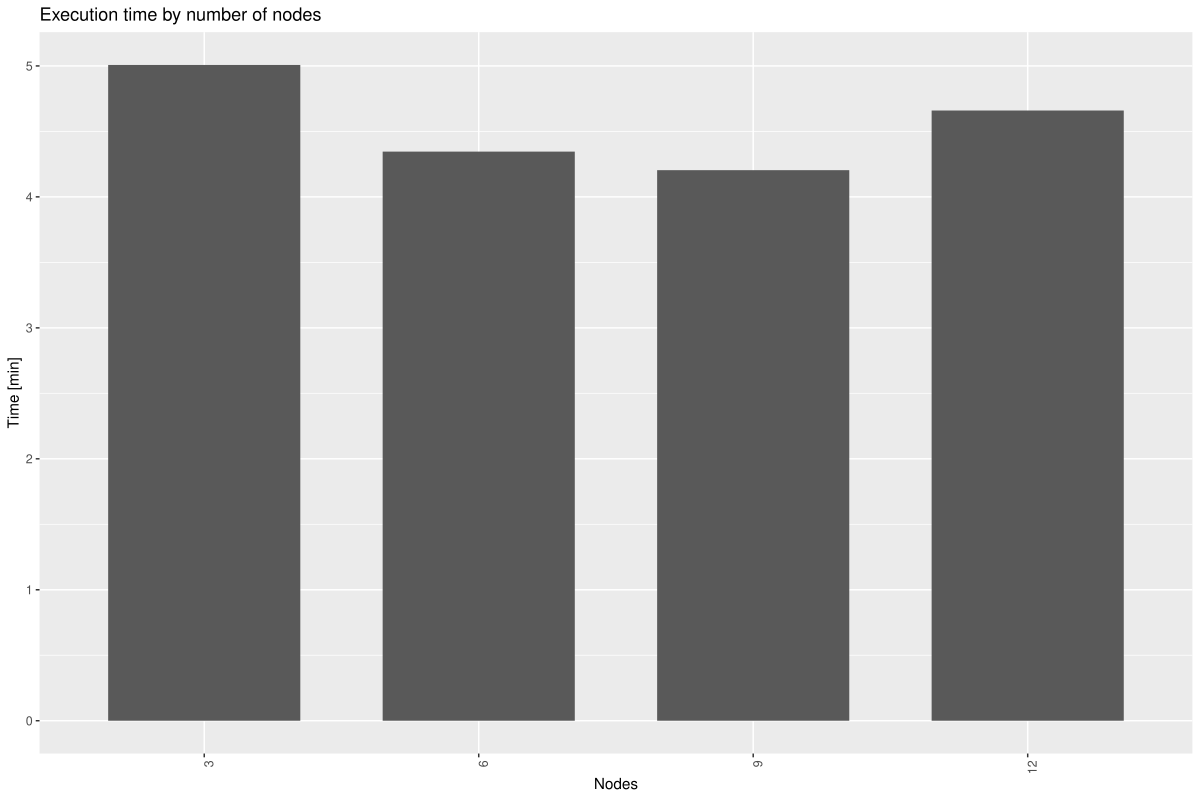

Recreate this plot in R.
require(tidyverse)
require(lubridate)

paramsPattern = "num-executors|filter"
getParams <- function(command){
  params = str_trim(str_split(command, "--")[[1]])
  params = params[grepl(paramsPattern, params)]
  return(paste(params, collapse = " "))
}

log = enframe(readLines("scaleup.txt"))
spark = log %>% filter(grepl(value, pattern = "SparkSubmit ")) %>% 
  separate(value, into = c("time", "duration", "appId", "command"), sep = "\\|")
spark$params = spark$command %>% map(getParams)
spark = spark %>% separate(params, into = c(NA,"nodes", NA, "filter"), sep = " ") %>%
  mutate(load = rep(1:4, 5)) %>%
  select(appId, nodes, filter, load) 

START = "Getting LDCELs for B"
END   = "Merging DCELs"
pattern = paste0(START,"|",END)
fields = c("time", "duration", "appId", "phase")
sdcel0 = log %>% filter(grepl(value, pattern = pattern)) %>%
  separate(value, fields, sep = "\\|") %>%
  mutate(phase = str_trim(phase), duration = as.numeric(duration) / 1000.0) %>%
  mutate(time = parse_date_time(str_replace(time,",","."), "%Y-%m-%d %H:%M:%OS")) %>%
  select(appId, phase, time, duration) 

sdcel1 = sdcel0 %>% select(appId, phase, time) %>% pivot_wider(names_from = phase, values_from = time)
names(sdcel1) = c("appId", "read", "merge")
sdcel = sdcel1 %>% mutate(time = merge - read)

sdcel2 = sdcel0 %>% select(appId, phase, duration) %>% pivot_wider(names_from = phase, values_from = duration)
names(sdcel2) = c("appId", "read", "merge")
##sdcel = sdcel2 %>% mutate(time = merge - read)

data = spark %>% inner_join(sdcel, by = "appId") %>% select(nodes, time) %>%
  group_by(nodes) %>% summarise(time = mean(time))
data$nodes = factor(data$nodes, levels = c("3", "6", "9", "12"))

p = ggplot(data = data, aes(x = nodes, y = time)) +
  geom_bar(stat="identity", position=position_dodge(width = 0.75), width = 0.7) + 
  theme(axis.text.x = element_text(angle = 90, hjust = 1)) + 
  labs(x="Nodes", y="Time [min]", title="Execution time by number of nodes") 
plot(p)

ggsave(paste0("scaleup.pdf"), width = 12, height = 8, device = "pdf")
